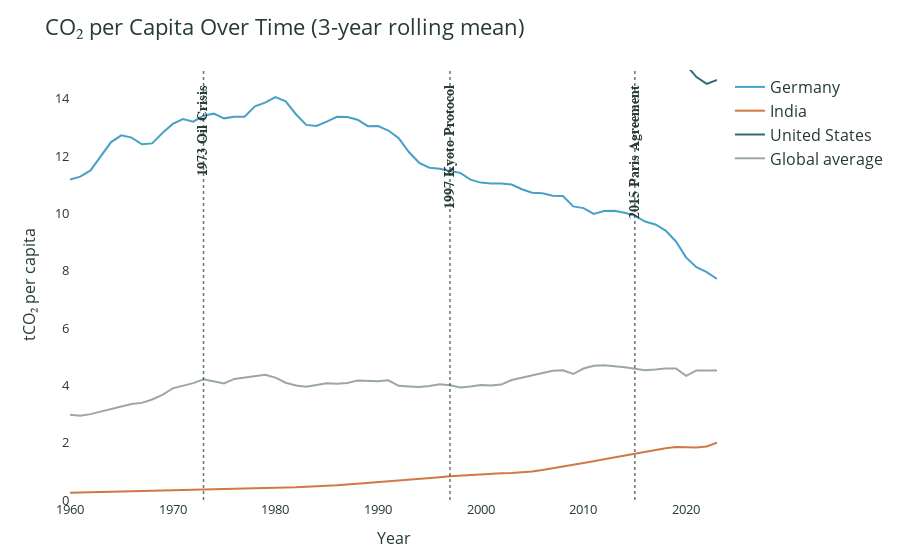
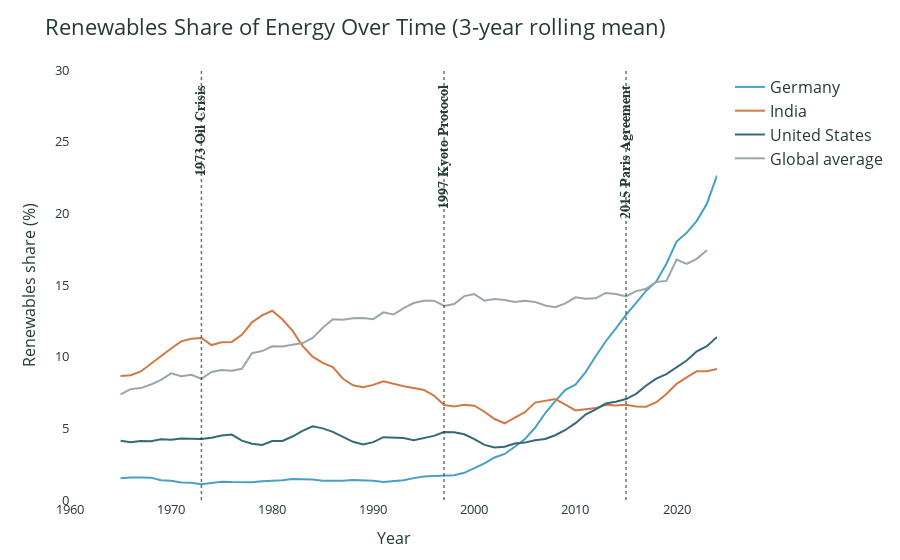

Notebook source saved alongside these figures, in order:
### Code cell
import pandas as pd
import plotly.express as px
from pathlib import Path

# ========= Styling & paths =========
TEXT = "#253B34"
OUT = Path("/Users/nishaverma/Desktop/Dataanalytics/Data Analytics-Final Project/carbon-budget-tracker/processed_data")
OUT.mkdir(parents=True, exist_ok=True)

# Countries to show + colors
COUNTRIES = {"USA": "United States", "DEU": "Germany", "IND": "India"}
COLORS = {
    "United States": "#34697A",
    "Germany":       "#48A0C7",
    "India":         "#D27845",
    "Global average":"#9AA6AC",
}

# ========= Helpers =========
def header_cols(file, wanted):
    cols = pd.read_csv(file, nrows=0).columns
    return [c for c in wanted if c in cols]

def global_avg_timeseries(df, value_col, pop_col=None):
    g = df.dropna(subset=[value_col, "year"]).copy()
    if pop_col and (pop_col in g.columns) and g[pop_col].notna().any():
        w = (g[value_col] * g[pop_col]).groupby(g["year"]).sum(min_count=1)
        p = g.groupby("year")[pop_col].sum(min_count=1)
        s = (w / p).rename("value")
    else:
        s = g.groupby("year")[value_col].mean().rename("value")
    return s.reset_index()

def add_policy_markers(fig, y_top):
    milestones = [
        (1973, "<b>1973 Oil Crisis</b>"),
        (1997, "<b>1997 Kyoto Protocol</b>"),
        (2015, "<b>2015 Paris Agreement</b>"),
    ]
    for x, lab in milestones:
        fig.add_vline(
            x=x, line_dash="dot", line_color=TEXT, line_width=1.5, opacity=0.7, layer="above"
        )
        fig.add_annotation(
            x=x, y=y_top*0.97, text=lab, showarrow=False,
            yanchor="top", textangle=-90,
            font=dict(size=14, color=TEXT, family="Arial Black")
        )
    return fig

def boost_readability(fig, y_title, y_range):
    fig.update_yaxes(range=y_range, title_text=y_title, title_font=dict(size=16), tickfont=dict(size=13))
    fig.update_xaxes(title_text="Year", title_font=dict(size=16), tickfont=dict(size=13))
    fig.update_layout(
        font=dict(color=TEXT, size=13),
        plot_bgcolor="white", paper_bgcolor="white",
        legend=dict(title_text="", font=dict(size=16)),
        title_font=dict(size=22),
        margin=dict(t=70, l=70, r=30, b=60)
    )
    return fig

# ========= Load OWID data (minimal columns) =========
co2_cols = header_cols(FILES["owid_co2"], ["iso_code","country","year","population","co2_per_capita"])
en_cols  = header_cols(FILES["owid_energy"], ["iso_code","country","year","renewables_share_energy"])

co2 = pd.read_csv(FILES["owid_co2"], usecols=co2_cols)
en  = pd.read_csv(FILES["owid_energy"], usecols=en_cols)

# ISO3 only, remove OWID aggregates, sensible years
for t in (co2, en):
    t["iso_code"] = t["iso_code"].astype(str)
    t["year"] = pd.to_numeric(t["year"], errors="coerce")
mask_co2 = (co2["iso_code"].str.len()==3) & (~co2["iso_code"].str.startswith("OWID")) & (co2["year"].between(1960, 2025))
mask_en  = (en["iso_code"].str.len()==3)  & (~en["iso_code"].str.startswith("OWID"))  & (en["year"].between(1960, 2025))
co2, en = co2[mask_co2].copy(), en[mask_en].copy()

# ========= CO₂ per capita: selected countries + global average =========
co2_sel = co2[co2["iso_code"].isin(COUNTRIES.keys())].copy()
co2_sel["country"] = co2_sel["iso_code"].map(COUNTRIES)
co2_sel.sort_values(["country","year"], inplace=True)
co2_sel["value"] = (
    co2_sel.groupby("country")["co2_per_capita"]
           .apply(lambda s: s.rolling(3, min_periods=1).mean())
           .values
)

co2_world = global_avg_timeseries(co2, "co2_per_capita", pop_col="population")
co2_world["country"] = "Global average"

co2_plot = pd.concat([co2_sel[["year","country","value"]], co2_world[["year","country","value"]]], ignore_index=True)

fig_co2 = px.line(co2_plot, x="year", y="value", color="country", color_discrete_map=COLORS,
                  title="CO₂ per Capita Over Time (3-year rolling mean)")
fig_co2 = boost_readability(fig_co2, y_title="tCO₂ per capita", y_range=[0, 15])
fig_co2 = add_policy_markers(fig_co2, y_top=15)

# ========= Renewables share: selected countries + global average =========
# join population to compute weighted global average
en_pop = en.merge(co2[["iso_code","year","population"]], on=["iso_code","year"], how="left")
ren_world = global_avg_timeseries(en_pop, "renewables_share_energy", pop_col="population")
ren_world["country"] = "Global average"

en_sel = en[en["iso_code"].isin(COUNTRIES.keys())].copy()
en_sel["country"] = en_sel["iso_code"].map(COUNTRIES)
en_sel.sort_values(["country","year"], inplace=True)
en_sel["value"] = (
    en_sel.groupby("country")["renewables_share_energy"]
          .apply(lambda s: s.rolling(3, min_periods=1).mean())
          .values
)

ren_plot = pd.concat([en_sel[["year","country","value"]], ren_world[["year","country","value"]]], ignore_index=True)

fig_ren = px.line(ren_plot, x="year", y="value", color="country", color_discrete_map=COLORS,
                  title="Renewables Share of Energy Over Time (3-year rolling mean)")
fig_ren = boost_readability(fig_ren, y_title="Renewables share (%)", y_range=[0, 30])
fig_ren = add_policy_markers(fig_ren, y_top=30)

# ========= Show & Save =========
fig_co2.show()
fig_ren.show()
fig_co2.write_html(OUT / "step2c_co2_per_capita_timeseries.html", include_plotlyjs="cdn")
fig_ren.write_html(OUT / "step2c_renewables_share_timeseries.html", include_plotlyjs="cdn")

# Optional PNG export (requires `pip install -U kaleido`)
try:
    fig_co2.write_image(OUT / "step2c_co2_per_capita_timeseries.png", scale=2, width=1200, height=700)
    fig_ren.write_image(OUT / "step2c_renewables_share_timeseries.png", scale=2, width=1200, height=700)
except Exception as e:
    print("PNG export skipped (install kaleido to enable):", e)

print("Saved to:", OUT)

### Figure 1 — Plotly figure (JSON) as saved in the notebook; plotly's stock layout.template omitted (floating-point values rounded to 4 significant figures)
{"data": [{"hovertemplate": "country=Germany<br>year=%{x}<br>value=%{y}<extra></extra>", "legendgroup": "Germany", "line": {"color": "#48A0C7", "dash": "solid"}, "marker": {"symbol": "circle"}, "mode": "lines", "name": "Germany", "orientation": "v", "showlegend": true, "type": "scatter", "x": [1960, 1961, 1962, 1963, 1964, 1965, 1966, 1967, 1968, 1969, 1970, 1971, 1972, 1973, 1974, 1975, 1976, 1977, 1978, 1979, 1980, 1981, 1982, 1983, 1984, 1985, 1986, 1987, 1988, 1989, 1990, 1991, 1992, 1993, 1994, 1995, 1996, 1997, 1998, 1999, 2000, 2001, 2002, 2003, 2004, 2005, 2006, 2007, 2008, 2009, 2010, 2011, 2012, 2013, 2014, 2015, 2016, 2017, 2018, 2019, 2020, 2021, 2022, 2023], "xaxis": "x", "y": [11.18, 11.28, 11.5, 11.99, 12.49, 12.72, 12.64, 12.41, 12.44, 12.8, 13.12, 13.29, 13.2, 13.41, 13.48, 13.31, 13.37, 13.37, 13.73, 13.86, 14.06, 13.91, 13.46, 13.08, 13.05, 13.2, 13.37, 13.36, 13.27, 13.04, 13.04, 12.89, 12.62, 12.14, 11.76, 11.59, 11.55, 11.48, 11.41, 11.18, 11.07, 11.04, 11.04, 11.01, 10.84, 10.72, 10.7, 10.61, 10.61, 10.24, 10.18, 9.979, 10.08, 10.09, 10.02, 9.92, 9.713, 9.613, 9.4, 9.018, 8.455, 8.119, 7.95, 7.716], "yaxis": "y"}, {"hovertemplate": "country=India<br>year=%{x}<br>value=%{y}<extra></extra>", "legendgroup": "India", "line": {"color": "#D27845", "dash": "solid"}, "marker": {"symbol": "circle"}, "mode": "lines", "name": "India", "orientation": "v", "showlegend": true, "type": "scatter", "x": [1960, 1961, 1962, 1963, 1964, 1965, 1966, 1967, 1968, 1969, 1970, 1971, 1972, 1973, 1974, 1975, 1976, 1977, 1978, 1979, 1980, 1981, 1982, 1983, 1984, 1985, 1986, 1987, 1988, 1989, 1990, 1991, 1992, 1993, 1994, 1995, 1996, 1997, 1998, 1999, 2000, 2001, 2002, 2003, 2004, 2005, 2006, 2007, 2008, 2009, 2010, 2011, 2012, 2013, 2014, 2015, 2016, 2017, 2018, 2019, 2020, 2021, 2022, 2023], "xaxis": "x", "y": [0.255, 0.2625, 0.2717, 0.288, 0.295, 0.303, 0.3077, 0.3147, 0.321, 0.3257, 0.3327, 0.3363, 0.3443, 0.3527, 0.3587, 0.3677, 0.3787, 0.3927, 0.3987, 0.4057, 0.4123, 0.428, 0.4413, 0.4593, 0.4697, 0.4907, 0.511, 0.539, 0.5653, 0.5987, 0.6337, 0.6677, 0.6967, 0.719, 0.74, 0.762, 0.7973, 0.8307, 0.8533, 0.8813, 0.9057, 0.9283, 0.9333, 0.9413, 0.9647, 0.9963, 1.045, 1.102, 1.168, 1.24, 1.299, 1.355, 1.418, 1.482, 1.561, 1.62, 1.69, 1.74, 1.808, 1.851, 1.831, 1.833, 1.868, 2.002], "yaxis": "y"}, {"hovertemplate": "country=United States<br>year=%{x}<br>value=%{y}<extra></extra>", "legendgroup": "United States", "line": {"color": "#34697A", "dash": "solid"}, "marker": {"symbol": "circle"}, "mode": "lines", "name": "United States", "orientation": "v", "showlegend": true, "type": "scatter", "x": [1960, 1961, 1962, 1963, 1964, 1965, 1966, 1967, 1968, 1969, 1970, 1971, 1972, 1973, 1974, 1975, 1976, 1977, 1978, 1979, 1980, 1981, 1982, 1983, 1984, 1985, 1986, 1987, 1988, 1989, 1990, 1991, 1992, 1993, 1994, 1995, 1996, 1997, 1998, 1999, 2000, 2001, 2002, 2003, 2004, 2005, 2006, 2007, 2008, 2009, 2010, 2011, 2012, 2013, 2014, 2015, 2016, 2017, 2018, 2019, 2020, 2021, 2022, 2023], "xaxis": "x", "y": [16.07, 15.9, 15.95, 16.08, 16.48, 16.92, 17.44, 17.95, 18.47, 19.01, 19.82, 20.43, 21.04, 21.5, 21.68, 21.33, 21.07, 21.27, 21.77, 21.95, 21.62, 21.04, 20.02, 19.28, 19.04, 19.14, 19.28, 19.32, 19.69, 20.14, 20.34, 20.14, 19.96, 19.92, 20.07, 20.17, 20.39, 20.58, 20.76, 20.79, 20.98, 20.98, 20.95, 20.74, 20.77, 20.78, 20.63, 20.44, 19.99, 19.17, 18.48, 17.9, 17.59, 17.21, 17.03, 16.91, 16.52, 16.04, 15.9, 15.77, 15.17, 14.75, 14.52, 14.65], "yaxis": "y"}, {"hovertemplate": "country=Global average<br>year=%{x}<br>value=%{y}<extra></extra>", "legendgroup": "Global average", "line": {"color": "#9AA6AC", "dash": "solid"}, "marker": {"symbol": "circle"}, "mode": "lines", "name": "Global average", "orientation": "v", "showlegend": true, "type": "scatter", "x": [1960, 1961, 1962, 1963, 1964, 1965, 1966, 1967, 1968, 1969, 1970, 1971, 1972, 1973, 1974, 1975, 1976, 1977, 1978, 1979, 1980, 1981, 1982, 1983, 1984, 1985, 1986, 1987, 1988, 1989, 1990, 1991, 1992, 1993, 1994, 1995, 1996, 1997, 1998, 1999, 2000, 2001, 2002, 2003, 2004, 2005, 2006, 2007, 2008, 2009, 2010, 2011, 2012, 2013, 2014, 2015, 2016, 2017, 2018, 2019, 2020, 2021, 2022, 2023], "xaxis": "x", "y": [2.978, 2.943, 2.996, 3.092, 3.189, 3.262, 3.35, 3.388, 3.507, 3.67, 3.894, 3.975, 4.077, 4.213, 4.125, 4.064, 4.224, 4.264, 4.32, 4.37, 4.269, 4.092, 3.992, 3.948, 4.011, 4.071, 4.055, 4.083, 4.166, 4.151, 4.144, 4.176, 3.984, 3.964, 3.945, 3.976, 4.037, 4.001, 3.922, 3.957, 4.01, 3.993, 4.027, 4.184, 4.269, 4.354, 4.441, 4.507, 4.525, 4.395, 4.587, 4.683, 4.696, 4.673, 4.633, 4.576, 4.528, 4.551, 4.589, 4.587, 4.332, 4.52, 4.508, 4.513], "yaxis": "y"}], "layout": {"annotations": [{"font": {"color": "#253B34", "family": "Arial Black", "size": 14}, "showarrow": false, "text": "<b>1973 Oil Crisis</b>", "textangle": -90, "x": 1973, "y": 14.55, "yanchor": "top"}, {"font": {"color": "#253B34", "family": "Arial Black", "size": 14}, "showarrow": false, "text": "<b>1997 Kyoto Protocol</b>", "textangle": -90, "x": 1997, "y": 14.55, "yanchor": "top"}, {"font": {"color": "#253B34", "family": "Arial Black", "size": 14}, "showarrow": false, "text": "<b>2015 Paris Agreement</b>", "textangle": -90, "x": 2015, "y": 14.55, "yanchor": "top"}], "autosize": true, "font": {"color": "#253B34", "size": 13}, "legend": {"font": {"size": 16}, "title": {"text": ""}, "tracegroupgap": 0}, "margin": {"b": 60, "l": 70, "r": 30, "t": 70}, "paper_bgcolor": "white", "plot_bgcolor": "white", "shapes": [{"layer": "above", "line": {"color": "#253B34", "dash": "dot", "width": 1.5}, "opacity": 0.7, "type": "line", "x0": 1973, "x1": 1973, "xref": "x", "y0": 0, "y1": 1, "yref": "y domain"}, {"layer": "above", "line": {"color": "#253B34", "dash": "dot", "width": 1.5}, "opacity": 0.7, "type": "line", "x0": 1997, "x1": 1997, "xref": "x", "y0": 0, "y1": 1, "yref": "y domain"}, {"layer": "above", "line": {"color": "#253B34", "dash": "dot", "width": 1.5}, "opacity": 0.7, "type": "line", "x0": 2015, "x1": 2015, "xref": "x", "y0": 0, "y1": 1, "yref": "y domain"}], "title": {"font": {"size": 22}, "text": "CO₂ per Capita Over Time (3-year rolling mean)"}, "xaxis": {"anchor": "y", "autorange": true, "domain": [0, 1], "range": [1960, 2023], "tickfont": {"size": 13}, "title": {"font": {"size": 16}, "text": "Year"}, "type": "linear"}, "yaxis": {"anchor": "x", "domain": [0, 1], "range": [0, 15], "tickfont": {"size": 13}, "title": {"font": {"size": 16}, "text": "tCO₂ per capita"}, "type": "linear"}}}

### Figure 2 — Plotly figure (JSON) as saved in the notebook; plotly's stock layout.template omitted (floating-point values rounded to 4 significant figures)
{"data": [{"hovertemplate": "country=Germany<br>year=%{x}<br>value=%{y}<extra></extra>", "legendgroup": "Germany", "line": {"color": "#48A0C7", "dash": "solid"}, "marker": {"symbol": "circle"}, "mode": "lines", "name": "Germany", "orientation": "v", "showlegend": true, "type": "scatter", "x": [1960, 1961, 1962, 1963, 1964, 1965, 1966, 1967, 1968, 1969, 1970, 1971, 1972, 1973, 1974, 1975, 1976, 1977, 1978, 1979, 1980, 1981, 1982, 1983, 1984, 1985, 1986, 1987, 1988, 1989, 1990, 1991, 1992, 1993, 1994, 1995, 1996, 1997, 1998, 1999, 2000, 2001, 2002, 2003, 2004, 2005, 2006, 2007, 2008, 2009, 2010, 2011, 2012, 2013, 2014, 2015, 2016, 2017, 2018, 2019, 2020, 2021, 2022, 2023, 2024], "xaxis": "x", "y": [NaN, NaN, NaN, NaN, NaN, 1.518, 1.578, 1.572, 1.56, 1.385, 1.342, 1.219, 1.2, 1.105, 1.18, 1.279, 1.25, 1.243, 1.235, 1.306, 1.332, 1.385, 1.471, 1.477, 1.434, 1.341, 1.314, 1.336, 1.393, 1.39, 1.336, 1.263, 1.301, 1.379, 1.527, 1.644, 1.676, 1.697, 1.723, 1.896, 2.239, 2.549, 2.967, 3.213, 3.719, 4.262, 5.035, 6.053, 6.897, 7.68, 8.045, 8.927, 10.03, 11.08, 11.97, 12.92, 13.75, 14.6, 15.25, 16.49, 18.03, 18.64, 19.48, 20.67, 22.63], "yaxis": "y"}, {"hovertemplate": "country=India<br>year=%{x}<br>value=%{y}<extra></extra>", "legendgroup": "India", "line": {"color": "#D27845", "dash": "solid"}, "marker": {"symbol": "circle"}, "mode": "lines", "name": "India", "orientation": "v", "showlegend": true, "type": "scatter", "x": [1960, 1961, 1962, 1963, 1964, 1965, 1966, 1967, 1968, 1969, 1970, 1971, 1972, 1973, 1974, 1975, 1976, 1977, 1978, 1979, 1980, 1981, 1982, 1983, 1984, 1985, 1986, 1987, 1988, 1989, 1990, 1991, 1992, 1993, 1994, 1995, 1996, 1997, 1998, 1999, 2000, 2001, 2002, 2003, 2004, 2005, 2006, 2007, 2008, 2009, 2010, 2011, 2012, 2013, 2014, 2015, 2016, 2017, 2018, 2019, 2020, 2021, 2022, 2023, 2024], "xaxis": "x", "y": [NaN, NaN, NaN, NaN, NaN, 8.643, 8.7, 8.969, 9.511, 10.02, 10.57, 11.07, 11.25, 11.31, 10.81, 11.0, 11.03, 11.52, 12.4, 12.88, 13.21, 12.61, 11.81, 10.75, 9.999, 9.566, 9.268, 8.461, 8.005, 7.87, 8.032, 8.285, 8.095, 7.935, 7.821, 7.678, 7.284, 6.623, 6.527, 6.636, 6.583, 6.157, 5.651, 5.352, 5.75, 6.13, 6.793, 6.923, 7.041, 6.651, 6.245, 6.33, 6.411, 6.642, 6.596, 6.645, 6.519, 6.507, 6.823, 7.403, 8.103, 8.553, 8.99, 8.98, 9.143], "yaxis": "y"}, {"hovertemplate": "country=United States<br>year=%{x}<br>value=%{y}<extra></extra>", "legendgroup": "United States", "line": {"color": "#34697A", "dash": "solid"}, "marker": {"symbol": "circle"}, "mode": "lines", "name": "United States", "orientation": "v", "showlegend": true, "type": "scatter", "x": [1960, 1961, 1962, 1963, 1964, 1965, 1966, 1967, 1968, 1969, 1970, 1971, 1972, 1973, 1974, 1975, 1976, 1977, 1978, 1979, 1980, 1981, 1982, 1983, 1984, 1985, 1986, 1987, 1988, 1989, 1990, 1991, 1992, 1993, 1994, 1995, 1996, 1997, 1998, 1999, 2000, 2001, 2002, 2003, 2004, 2005, 2006, 2007, 2008, 2009, 2010, 2011, 2012, 2013, 2014, 2015, 2016, 2017, 2018, 2019, 2020, 2021, 2022, 2023, 2024], "xaxis": "x", "y": [NaN, NaN, NaN, NaN, NaN, 4.127, 4.034, 4.119, 4.107, 4.242, 4.198, 4.287, 4.265, 4.252, 4.345, 4.498, 4.562, 4.138, 3.924, 3.842, 4.118, 4.123, 4.429, 4.83, 5.147, 4.997, 4.753, 4.404, 4.058, 3.873, 4.039, 4.38, 4.373, 4.326, 4.179, 4.335, 4.473, 4.742, 4.721, 4.585, 4.243, 3.842, 3.665, 3.717, 3.936, 4.004, 4.167, 4.26, 4.519, 4.885, 5.359, 5.965, 6.316, 6.731, 6.852, 7.041, 7.409, 7.989, 8.463, 8.787, 9.243, 9.735, 10.37, 10.73, 11.38], "yaxis": "y"}, {"hovertemplate": "country=Global average<br>year=%{x}<br>value=%{y}<extra></extra>", "legendgroup": "Global average", "line": {"color": "#9AA6AC", "dash": "solid"}, "marker": {"symbol": "circle"}, "mode": "lines", "name": "Global average", "orientation": "v", "showlegend": true, "type": "scatter", "x": [1965, 1966, 1967, 1968, 1969, 1970, 1971, 1972, 1973, 1974, 1975, 1976, 1977, 1978, 1979, 1980, 1981, 1982, 1983, 1984, 1985, 1986, 1987, 1988, 1989, 1990, 1991, 1992, 1993, 1994, 1995, 1996, 1997, 1998, 1999, 2000, 2001, 2002, 2003, 2004, 2005, 2006, 2007, 2008, 2009, 2010, 2011, 2012, 2013, 2014, 2015, 2016, 2017, 2018, 2019, 2020, 2021, 2022, 2023, 2024], "xaxis": "x", "y": [7.362, 7.736, 7.806, 8.054, 8.381, 8.837, 8.63, 8.738, 8.459, 8.929, 9.075, 9.026, 9.158, 10.24, 10.39, 10.73, 10.71, 10.8, 10.95, 11.3, 12.02, 12.61, 12.57, 12.67, 12.7, 12.62, 13.1, 12.94, 13.39, 13.74, 13.91, 13.9, 13.54, 13.67, 14.22, 14.37, 13.9, 14.02, 13.95, 13.82, 13.91, 13.82, 13.57, 13.45, 13.72, 14.14, 14.05, 14.07, 14.44, 14.37, 14.21, 14.57, 14.74, 15.2, 15.28, 16.77, 16.48, 16.82, 17.43, NaN], "yaxis": "y"}], "layout": {"annotations": [{"font": {"color": "#253B34", "family": "Arial Black", "size": 14}, "showarrow": false, "text": "<b>1973 Oil Crisis</b>", "textangle": -90, "x": 1973, "y": 29.1, "yanchor": "top"}, {"font": {"color": "#253B34", "family": "Arial Black", "size": 14}, "showarrow": false, "text": "<b>1997 Kyoto Protocol</b>", "textangle": -90, "x": 1997, "y": 29.1, "yanchor": "top"}, {"font": {"color": "#253B34", "family": "Arial Black", "size": 14}, "showarrow": false, "text": "<b>2015 Paris Agreement</b>", "textangle": -90, "x": 2015, "y": 29.1, "yanchor": "top"}], "autosize": true, "font": {"color": "#253B34", "size": 13}, "legend": {"font": {"size": 16}, "title": {"text": ""}, "tracegroupgap": 0}, "margin": {"b": 60, "l": 70, "r": 30, "t": 70}, "paper_bgcolor": "white", "plot_bgcolor": "white", "shapes": [{"layer": "above", "line": {"color": "#253B34", "dash": "dot", "width": 1.5}, "opacity": 0.7, "type": "line", "x0": 1973, "x1": 1973, "xref": "x", "y0": 0, "y1": 1, "yref": "y domain"}, {"layer": "above", "line": {"color": "#253B34", "dash": "dot", "width": 1.5}, "opacity": 0.7, "type": "line", "x0": 1997, "x1": 1997, "xref": "x", "y0": 0, "y1": 1, "yref": "y domain"}, {"layer": "above", "line": {"color": "#253B34", "dash": "dot", "width": 1.5}, "opacity": 0.7, "type": "line", "x0": 2015, "x1": 2015, "xref": "x", "y0": 0, "y1": 1, "yref": "y domain"}], "title": {"font": {"size": 22}, "text": "Renewables Share of Energy Over Time (3-year rolling mean)"}, "xaxis": {"anchor": "y", "autorange": true, "domain": [0, 1], "range": [1960, 2024], "tickfont": {"size": 13}, "title": {"font": {"size": 16}, "text": "Year"}, "type": "linear"}, "yaxis": {"anchor": "x", "domain": [0, 1], "range": [0, 30], "tickfont": {"size": 13}, "title": {"font": {"size": 16}, "text": "Renewables share (%)"}, "type": "linear"}}}
